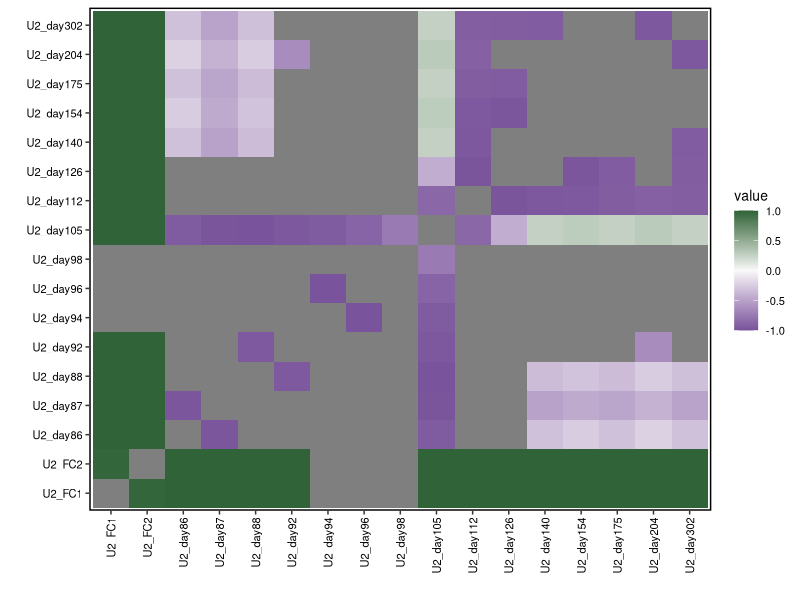
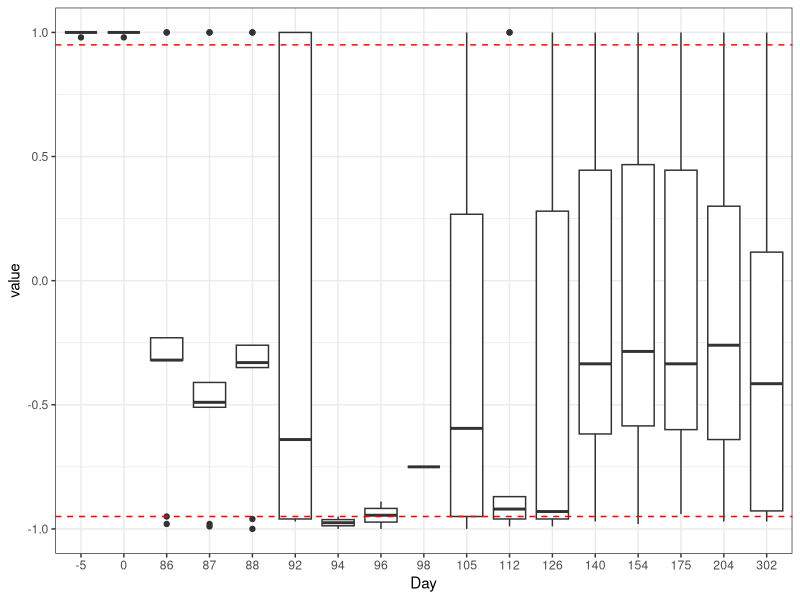
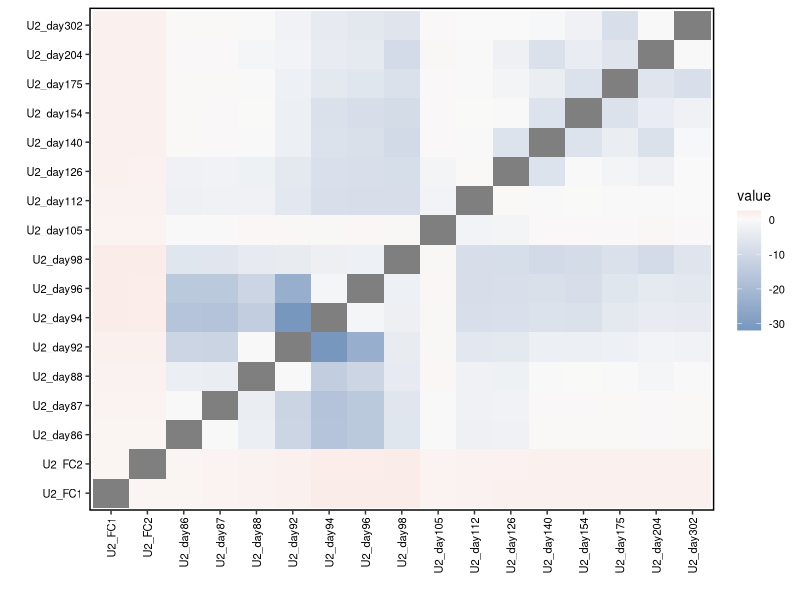
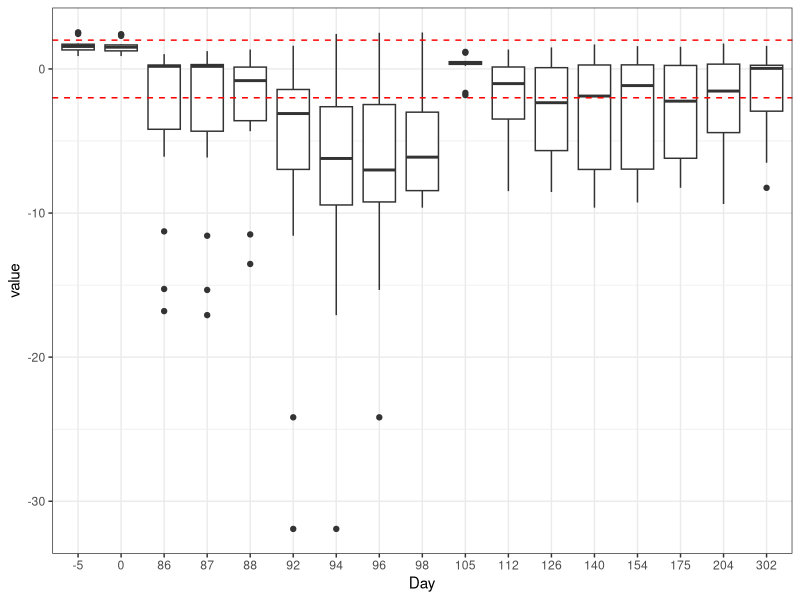

Reproduce these figures in R, in order.
### Script to plot boxplots and heatmaps for viral bNTI and RCBC results
# RED 2019

bNTI.fix = "U2" # Processes only one well at a time; acceptable flags are "U2" or "U3"

library(ggplot2) # For plotting
library(reshape2) # Formatting data for ggplot

#######################
#### Load in files ####
#######################
setwd("~/Documents/Shale Ecological Modeling/Documents/Supplemental/Data with only U2-U3/")
bNTI = read.csv("Viral_bNTI_NormCounts_NormUPGMA.csv", row.names = 1)
factors = read.csv("Viral_Model_Factors.csv")


############################
#### Some Data Cleaning ####
############################
if(bNTI.fix == "U2"){
  
  # Keeping only data from Utica-2
  w = grep("U2", row.names(bNTI))
  bNTI = bNTI[w, w]
  RCBC = read.csv("U2_RCBC_NormCounts_NormUPGMA.csv",row.names = 1)
  
  w = grep("U2", factors$Sample_Name)
  factors = factors[w,]
  
  RCBC = RCBC[-grep("HT|LW", row.names(RCBC)), -grep("HT|LW", row.names(RCBC))]
  bNTI = bNTI[-grep("HT|LW", row.names(bNTI)), -grep("HT|LW", row.names(bNTI))]
  factors = factors[-grep("HT|LW", factors$Sample_Name),]
}

if(bNTI.fix == "U3"){
  # Keeping only data from Utica-3
  w = grep("U3_", row.names(bNTI))
  bNTI = bNTI[w, w]
  RCBC = read.csv("U3_RCBC_NormCounts_NormUPGMA.csv", row.names = 1)
  
  w = grep("U3_", factors$Sample_Name)
  factors = factors[w,]
  
  if(identical(x = row.names(RCBC), y = row.names(bNTI)) == FALSE){
    w = which(!(row.names(bNTI) %in% row.names(RCBC)) %in% TRUE)
    RCBC = rbind(RCBC[1:(w-1),], NA, RCBC[w:length(RCBC[,1]),])
    RCBC = cbind(RCBC[,1:(w-1)], NA, RCBC[,w:length(RCBC[1,])])
    
    colnames(RCBC)[w] = colnames(bNTI)[w]
    row.names(RCBC)[w] = row.names(bNTI)[w]
    
    if(identical(x = row.names(RCBC), y = row.names(bNTI)) == FALSE){
      stop("Something went wrong when renaming the dimensions")
    }
  }
  
}

rm("w")

# Need to do some processing on the bNTI data
bNTI[upper.tri(bNTI)] = t(bNTI)[upper.tri(bNTI)]


############################
#### Plot RCBC boxplots ####
############################
RCBC[abs(bNTI) > 2] = NA # Replacing RCBC values where the bNTI is significant
diag(RCBC) = NA # Self comparisons as zero could inflate/deflate differences

heat = melt(as.matrix(RCBC))
ggplot(data = heat, aes(x = Var1, y = Var2, fill = value))+
  geom_tile()+
  scale_fill_gradient2(low = "#79539B", mid = "#F9F9F9", high = "#306338")+
  xlab(label = "")+
  ylab(label = "")+
  theme_bw()+
  theme(text = element_text(size = 10),
        axis.text.x = element_text(colour = "black", angle = 90, hjust = 1, vjust = 0.5),
        axis.text.y = element_text(colour = "black"),
        panel.border = element_rect(size = 1, colour = "black"),
        panel.grid = element_blank())

RCBC$Day = factor(factors$Day)
RCBC.melt = melt(data = RCBC, id.vars = c("Day"))

ggplot(data = RCBC.melt, aes(x = Day, y = value))+
  geom_boxplot()+
  geom_hline(yintercept = c(0.95,-0.95), color = "red", linetype = 2)+
  theme_bw()


############################
#### Plot bNTI boxplots ####
############################
diag(bNTI) = NA # Self comparisons as zero could inflate/deflate differences

heat = melt(as.matrix(bNTI))
ggplot(data = heat, aes(x = Var1, y = Var2, fill = value))+
  geom_tile()+
  scale_fill_gradient2(low = "#7797BE", mid = "#F9F9F9", high = "#DD4E39")+
  xlab(label = "")+
  ylab(label = "")+
  theme_bw()+
  theme(text = element_text(size = 10),
        axis.text.x = element_text(colour = "black", angle = 90, hjust = 1, vjust = 0.5),
        axis.text.y = element_text(colour = "black"),
        panel.border = element_rect(size = 1, colour = "black"),
        panel.grid = element_blank())
  

bNTI$Day = factor(factors$Day)
bNTI.melt = melt(data = bNTI, id.vars = c("Day"))

ggplot(data = bNTI.melt, aes(x = Day, y = value))+
  geom_boxplot()+
  geom_hline(yintercept = c(2,-2), color = "red", linetype = 2)+
  theme_bw()
